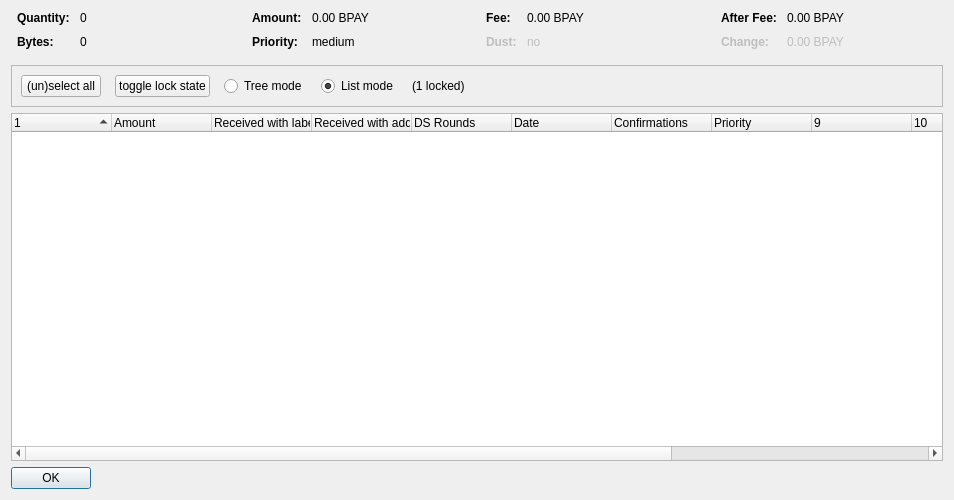
<?xml version="1.0" encoding="UTF-8"?>
<ui version="4.0">
 <class>CoinControlDialog</class>
 <widget class="QDialog" name="CoinControlDialog">
  <property name="geometry">
   <rect>
    <x>0</x>
    <y>0</y>
    <width>954</width>
    <height>500</height>
   </rect>
  </property>
  <property name="windowTitle">
   <string>Coin Selection</string>
  </property>
  <layout class="QVBoxLayout" name="verticalLayout">
   <item>
    <layout class="QHBoxLayout" name="horizontalLayoutTop" stretch="0,0,0,0">
     <property name="topMargin">
      <number>0</number>
     </property>
     <property name="bottomMargin">
      <number>10</number>
     </property>
     <item>
      <layout class="QFormLayout" name="formLayoutCoinControl1">
       <property name="horizontalSpacing">
        <number>10</number>
       </property>
       <property name="verticalSpacing">
        <number>10</number>
       </property>
       <property name="leftMargin">
        <number>6</number>
       </property>
       <property name="rightMargin">
        <number>6</number>
       </property>
       <item row="0" column="0">
        <widget class="QLabel" name="labelCoinControlQuantityText">
         <property name="font">
          <font>
           <weight>75</weight>
           <bold>true</bold>
          </font>
         </property>
         <property name="text">
          <string>Quantity:</string>
         </property>
        </widget>
       </item>
       <item row="0" column="1">
        <widget class="QLabel" name="labelCoinControlQuantity">
         <property name="cursor">
          <cursorShape>IBeamCursor</cursorShape>
         </property>
         <property name="contextMenuPolicy">
          <enum>Qt::ActionsContextMenu</enum>
         </property>
         <property name="text">
          <string notr="true">0</string>
         </property>
         <property name="textInteractionFlags">
          <set>Qt::LinksAccessibleByMouse|Qt::TextSelectableByKeyboard|Qt::TextSelectableByMouse</set>
         </property>
        </widget>
       </item>
       <item row="1" column="0">
        <widget class="QLabel" name="labelCoinControlBytesText">
         <property name="font">
          <font>
           <weight>75</weight>
           <bold>true</bold>
          </font>
         </property>
         <property name="text">
          <string>Bytes:</string>
         </property>
        </widget>
       </item>
       <item row="1" column="1">
        <widget class="QLabel" name="labelCoinControlBytes">
         <property name="cursor">
          <cursorShape>IBeamCursor</cursorShape>
         </property>
         <property name="contextMenuPolicy">
          <enum>Qt::ActionsContextMenu</enum>
         </property>
         <property name="text">
          <string notr="true">0</string>
         </property>
         <property name="textInteractionFlags">
          <set>Qt::LinksAccessibleByMouse|Qt::TextSelectableByKeyboard|Qt::TextSelectableByMouse</set>
         </property>
        </widget>
       </item>
      </layout>
     </item>
     <item>
      <layout class="QFormLayout" name="formLayoutCoinControl2">
       <property name="horizontalSpacing">
        <number>10</number>
       </property>
       <property name="verticalSpacing">
        <number>10</number>
       </property>
       <property name="leftMargin">
        <number>6</number>
       </property>
       <property name="rightMargin">
        <number>6</number>
       </property>
       <item row="0" column="0">
        <widget class="QLabel" name="labelCoinControlAmountText">
         <property name="font">
          <font>
           <weight>75</weight>
           <bold>true</bold>
          </font>
         </property>
         <property name="text">
          <string>Amount:</string>
         </property>
        </widget>
       </item>
       <item row="0" column="1">
        <widget class="QLabel" name="labelCoinControlAmount">
         <property name="cursor">
          <cursorShape>IBeamCursor</cursorShape>
         </property>
         <property name="contextMenuPolicy">
          <enum>Qt::ActionsContextMenu</enum>
         </property>
         <property name="text">
          <string notr="true">0.00 BPAY</string>
         </property>
         <property name="textInteractionFlags">
          <set>Qt::LinksAccessibleByMouse|Qt::TextSelectableByKeyboard|Qt::TextSelectableByMouse</set>
         </property>
        </widget>
       </item>
       <item row="1" column="0">
        <widget class="QLabel" name="labelCoinControlPriorityText">
         <property name="font">
          <font>
           <weight>75</weight>
           <bold>true</bold>
          </font>
         </property>
         <property name="text">
          <string>Priority:</string>
         </property>
        </widget>
       </item>
       <item row="1" column="1">
        <widget class="QLabel" name="labelCoinControlPriority">
         <property name="cursor">
          <cursorShape>IBeamCursor</cursorShape>
         </property>
         <property name="contextMenuPolicy">
          <enum>Qt::ActionsContextMenu</enum>
         </property>
         <property name="text">
          <string>medium</string>
         </property>
         <property name="textInteractionFlags">
          <set>Qt::LinksAccessibleByMouse|Qt::TextSelectableByKeyboard|Qt::TextSelectableByMouse</set>
         </property>
        </widget>
       </item>
      </layout>
     </item>
     <item>
      <layout class="QFormLayout" name="formLayoutCoinControl3">
       <property name="horizontalSpacing">
        <number>10</number>
       </property>
       <property name="verticalSpacing">
        <number>10</number>
       </property>
       <property name="leftMargin">
        <number>6</number>
       </property>
       <property name="rightMargin">
        <number>6</number>
       </property>
       <item row="0" column="0">
        <widget class="QLabel" name="labelCoinControlFeeText">
         <property name="font">
          <font>
           <weight>75</weight>
           <bold>true</bold>
          </font>
         </property>
         <property name="text">
          <string>Fee:</string>
         </property>
        </widget>
       </item>
       <item row="0" column="1">
        <widget class="QLabel" name="labelCoinControlFee">
         <property name="cursor">
          <cursorShape>IBeamCursor</cursorShape>
         </property>
         <property name="contextMenuPolicy">
          <enum>Qt::ActionsContextMenu</enum>
         </property>
         <property name="text">
          <string notr="true">0.00 BPAY</string>
         </property>
         <property name="textInteractionFlags">
          <set>Qt::LinksAccessibleByMouse|Qt::TextSelectableByKeyboard|Qt::TextSelectableByMouse</set>
         </property>
        </widget>
       </item>
       <item row="1" column="0">
        <widget class="QLabel" name="labelCoinControlLowOutputText">
         <property name="enabled">
          <bool>false</bool>
         </property>
         <property name="font">
          <font>
           <weight>75</weight>
           <bold>true</bold>
          </font>
         </property>
         <property name="text">
          <string>Dust:</string>
         </property>
        </widget>
       </item>
       <item row="1" column="1">
        <widget class="QLabel" name="labelCoinControlLowOutput">
         <property name="enabled">
          <bool>false</bool>
         </property>
         <property name="cursor">
          <cursorShape>IBeamCursor</cursorShape>
         </property>
         <property name="contextMenuPolicy">
          <enum>Qt::ActionsContextMenu</enum>
         </property>
         <property name="text">
          <string>no</string>
         </property>
         <property name="textInteractionFlags">
          <set>Qt::LinksAccessibleByMouse|Qt::TextSelectableByKeyboard|Qt::TextSelectableByMouse</set>
         </property>
        </widget>
       </item>
      </layout>
     </item>
     <item>
      <layout class="QFormLayout" name="formLayoutCoinControl4">
       <property name="horizontalSpacing">
        <number>10</number>
       </property>
       <property name="verticalSpacing">
        <number>10</number>
       </property>
       <property name="leftMargin">
        <number>6</number>
       </property>
       <property name="rightMargin">
        <number>6</number>
       </property>
       <item row="0" column="0">
        <widget class="QLabel" name="labelCoinControlAfterFeeText">
         <property name="font">
          <font>
           <weight>75</weight>
           <bold>true</bold>
          </font>
         </property>
         <property name="text">
          <string>After Fee:</string>
         </property>
        </widget>
       </item>
       <item row="0" column="1">
        <widget class="QLabel" name="labelCoinControlAfterFee">
         <property name="cursor">
          <cursorShape>IBeamCursor</cursorShape>
         </property>
         <property name="contextMenuPolicy">
          <enum>Qt::ActionsContextMenu</enum>
         </property>
         <property name="text">
          <string notr="true">0.00 BPAY</string>
         </property>
         <property name="textInteractionFlags">
          <set>Qt::LinksAccessibleByMouse|Qt::TextSelectableByKeyboard|Qt::TextSelectableByMouse</set>
         </property>
        </widget>
       </item>
       <item row="1" column="0">
        <widget class="QLabel" name="labelCoinControlChangeText">
         <property name="enabled">
          <bool>false</bool>
         </property>
         <property name="font">
          <font>
           <weight>75</weight>
           <bold>true</bold>
          </font>
         </property>
         <property name="text">
          <string>Change:</string>
         </property>
        </widget>
       </item>
       <item row="1" column="1">
        <widget class="QLabel" name="labelCoinControlChange">
         <property name="enabled">
          <bool>false</bool>
         </property>
         <property name="cursor">
          <cursorShape>IBeamCursor</cursorShape>
         </property>
         <property name="contextMenuPolicy">
          <enum>Qt::ActionsContextMenu</enum>
         </property>
         <property name="text">
          <string notr="true">0.00 BPAY</string>
         </property>
         <property name="textInteractionFlags">
          <set>Qt::LinksAccessibleByMouse|Qt::TextSelectableByKeyboard|Qt::TextSelectableByMouse</set>
         </property>
        </widget>
       </item>
      </layout>
     </item>
    </layout>
   </item>
   <item>
    <widget class="QFrame" name="frame">
     <property name="minimumSize">
      <size>
       <width>0</width>
       <height>40</height>
      </size>
     </property>
     <property name="frameShape">
      <enum>QFrame::StyledPanel</enum>
     </property>
     <property name="frameShadow">
      <enum>QFrame::Sunken</enum>
     </property>
     <layout class="QHBoxLayout" name="horizontalLayout">
      <item>
       <layout class="QHBoxLayout" name="horizontalLayoutPanel" stretch="0,0,0,0,0,0">
        <property name="spacing">
         <number>14</number>
        </property>
        <item>
         <widget class="QPushButton" name="pushButtonSelectAll">
          <property name="sizePolicy">
           <sizepolicy hsizetype="Maximum" vsizetype="Fixed">
            <horstretch>0</horstretch>
            <verstretch>0</verstretch>
           </sizepolicy>
          </property>
          <property name="text">
           <string>(un)select all</string>
          </property>
          <property name="autoDefault">
           <bool>false</bool>
          </property>
         </widget>
        </item>
        <item>
         <widget class="QPushButton" name="pushButtonToggleLock">
          <property name="sizePolicy">
           <sizepolicy hsizetype="Maximum" vsizetype="Fixed">
            <horstretch>0</horstretch>
            <verstretch>0</verstretch>
           </sizepolicy>
          </property>
          <property name="text">
           <string>toggle lock state</string>
          </property>
          <property name="autoDefault">
           <bool>false</bool>
          </property>
         </widget>
        </item>
        <item>
         <widget class="QRadioButton" name="radioTreeMode">
          <property name="sizePolicy">
           <sizepolicy hsizetype="Maximum" vsizetype="Fixed">
            <horstretch>0</horstretch>
            <verstretch>0</verstretch>
           </sizepolicy>
          </property>
          <property name="text">
           <string>Tree mode</string>
          </property>
         </widget>
        </item>
        <item>
         <widget class="QRadioButton" name="radioListMode">
          <property name="sizePolicy">
           <sizepolicy hsizetype="Maximum" vsizetype="Fixed">
            <horstretch>0</horstretch>
            <verstretch>0</verstretch>
           </sizepolicy>
          </property>
          <property name="text">
           <string>List mode</string>
          </property>
          <property name="checked">
           <bool>true</bool>
          </property>
         </widget>
        </item>
        <item>
         <widget class="QLabel" name="labelLocked">
          <property name="text">
           <string>(1 locked)</string>
          </property>
         </widget>
        </item>
        <item>
         <spacer name="horizontalSpacer">
          <property name="orientation">
           <enum>Qt::Horizontal</enum>
          </property>
          <property name="sizeHint" stdset="0">
           <size>
            <width>40</width>
            <height>20</height>
           </size>
          </property>
         </spacer>
        </item>
       </layout>
      </item>
     </layout>
    </widget>
   </item>
   <item>
    <widget class="CoinControlTreeWidget" name="treeWidget">
     <property name="contextMenuPolicy">
      <enum>Qt::CustomContextMenu</enum>
     </property>
     <property name="sortingEnabled">
      <bool>false</bool>
     </property>
     <property name="columnCount">
      <number>13</number>
     </property>
     <attribute name="headerShowSortIndicator" stdset="0">
      <bool>true</bool>
     </attribute>
     <attribute name="headerStretchLastSection">
      <bool>false</bool>
     </attribute>
     <column>
      <property name="text">
       <string/>
      </property>
     </column>
     <column>
      <property name="text">
       <string>Amount</string>
      </property>
     </column>
     <column>
      <property name="text">
       <string>Received with label</string>
      </property>
     </column>
     <column>
      <property name="text">
       <string>Received with address</string>
      </property>
     </column>
     <column>
      <property name="text">
       <string>DS Rounds</string>
      </property>
     </column>
     <column>
      <property name="text">
       <string>Date</string>
      </property>
     </column>
     <column>
      <property name="text">
       <string>Confirmations</string>
      </property>
      <property name="toolTip">
       <string>Confirmed</string>
      </property>
     </column>
     <column>
      <property name="text">
       <string>Priority</string>
      </property>
     </column>
     <column>
      <property name="text">
       <string/>
      </property>
     </column>
     <column>
      <property name="text">
       <string/>
      </property>
     </column>
     <column>
      <property name="text">
       <string/>
      </property>
     </column>
     <column>
      <property name="text">
       <string/>
      </property>
     </column>
     <column>
      <property name="text">
       <string/>
      </property>
     </column>
    </widget>
   </item>
   <item>
    <widget class="QDialogButtonBox" name="buttonBox">
     <property name="sizePolicy">
      <sizepolicy hsizetype="Maximum" vsizetype="Fixed">
       <horstretch>0</horstretch>
       <verstretch>0</verstretch>
      </sizepolicy>
     </property>
     <property name="orientation">
      <enum>Qt::Horizontal</enum>
     </property>
     <property name="standardButtons">
      <set>QDialogButtonBox::Ok</set>
     </property>
    </widget>
   </item>
  </layout>
 </widget>
 <customwidgets>
  <customwidget>
   <class>CoinControlTreeWidget</class>
   <extends>QTreeWidget</extends>
   <header>coincontroltreewidget.h</header>
  </customwidget>
 </customwidgets>
 <resources/>
 <connections/>
</ui>
